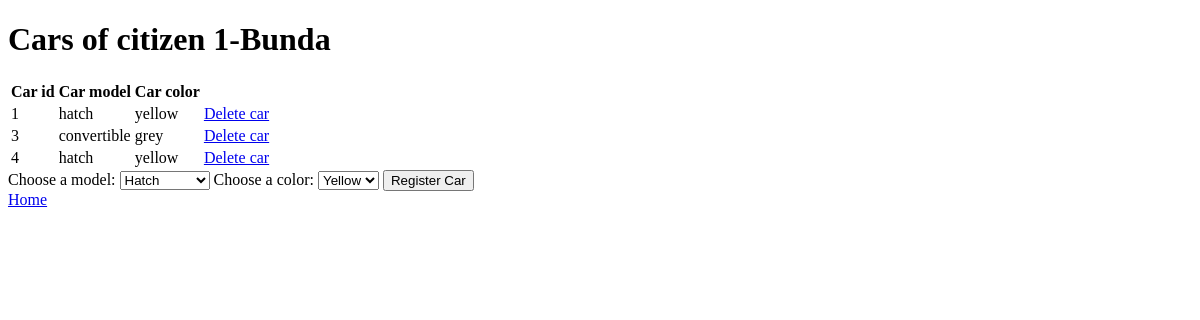
The page /update/1 on the database as committed earlier.
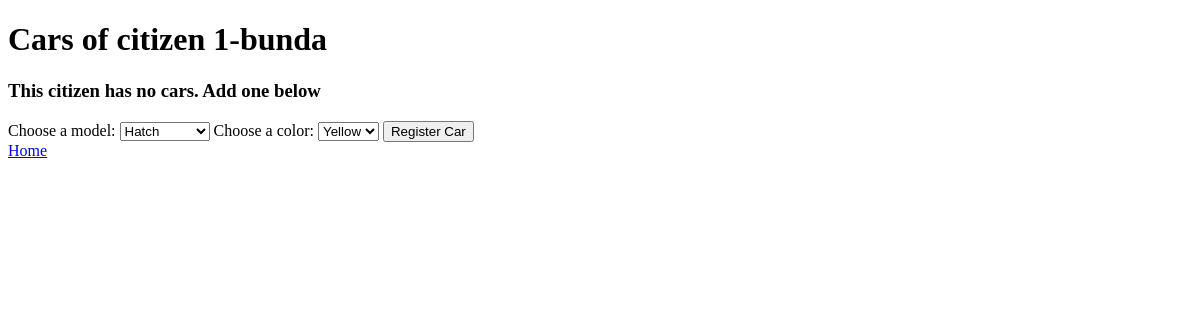
The same page on the database as committed later.
### app/models.py (models this page shows, shortened)
class Citizen(db.Model):
    id = db.Column(db.Integer, primary_key=True)
    name = db.Column(db.String(128), nullable=False)
    sale_opportunity = db.Column(db.Boolean, unique=False, default=True)
    cars = db.relationship('Car', backref='citizen', lazy='dynamic')

class Car(db.Model):
    id = db.Column(db.Integer, primary_key=True)
    color = db.Column(db.String(6), nullable=False)
    model = db.Column(db.String(11), nullable=False)
    citizen_id = db.Column(db.Integer, db.ForeignKey('citizen.id'), nullable=False)

### app/app.py (the view)
@app.route('/update/<int:id>', methods=['GET', 'POST'])
def update(id):
    person = Citizen.query.get_or_404(id)
    car_citizen = db.session.query(Citizen.name, Car.id, Car.model, Car.color) \
        .outerjoin(Car, Citizen.id == Car.citizen_id).order_by(Car.id).all()
    list_car_citizen = [tup for tup in car_citizen if tup[0] == person.name]
    if list_car_citizen[0][1] == None:
        person.sale_opportunity = True
        db.session.commit()
    if request.method == 'POST':
        if len(list_car_citizen) < 3:
            new_car = Car(citizen=person)
            new_car.color = request.form['colors']
            new_car.model = request.form['models']
            person.sale_opportunity = False
            try:
                db.session.add(new_car)
                db.session.commit()
                return redirect('#')
            except:
                return 'Error on update'
        else:
            flash(f'{person.name.capitalize()} already has 3 cars. Please delete one before adding another.')
            return redirect('#')
    else:
        return render_template('update.html', citizen=person, list_car_citizen=list_car_citizen)

### app/templates/update.html (shortened to what this page needs)
{% extends 'base.html' %}
{% block body %}
<div class="content">
  <h1>Cars of citizen {{ citizen.id }}-{{ citizen.name }}</h1>
  {% if list_car_citizen[0][1] == None %}
  <h3>This citizen has no cars. Add one below</h3>
  {% else %}
  <div class="table">
    <table>
      <tr>
        <th>Car id</th>
        <th>Car model</th>
        <th>Car color</th>
      </tr>
      {% for tup in list_car_citizen %}
      <tr>
        <td>{{ tup[1] }}</td>
        <td>{{ tup[2] }}</td>
        <td>{{ tup[3] }}</td>
        <td>
          <a href="/delete_car/{{ tup[1] }}">Delete car</a>
        </td>
      </tr>
      {% endfor %}
    </table>
    {% endif %}
  </div>
  <div class="form">
    <form action="/update/{{ citizen.id }}" method="POST">
      <label for="models">Choose a model:</label>
      <select id="models" name="models">
        <option value="hatch">Hatch</option>
      </select>
      <label for="colors">Choose a color:</label>
      <select id="colors" name="colors">
        <option value="yellow">Yellow</option>
      </select>
      <input type="submit" value="Register Car">
    </form>
  </div>
  <a href="/">Home</a>
</div>
{% endblock %}

Rows that differ between the two databases and show on the page:
removed Car: id "1", model "hatch", color "yellow"
removed Car: id "3", model "convertible", color "grey"
removed Car: id "4", model "hatch", color "yellow"
changed Citizen id 1: name "Bunda" → "bunda"
Other text that changed with them:
text no longer shown: "Car id Car model Car color"
text now shown: "This citizen has no cars. Add one below"
